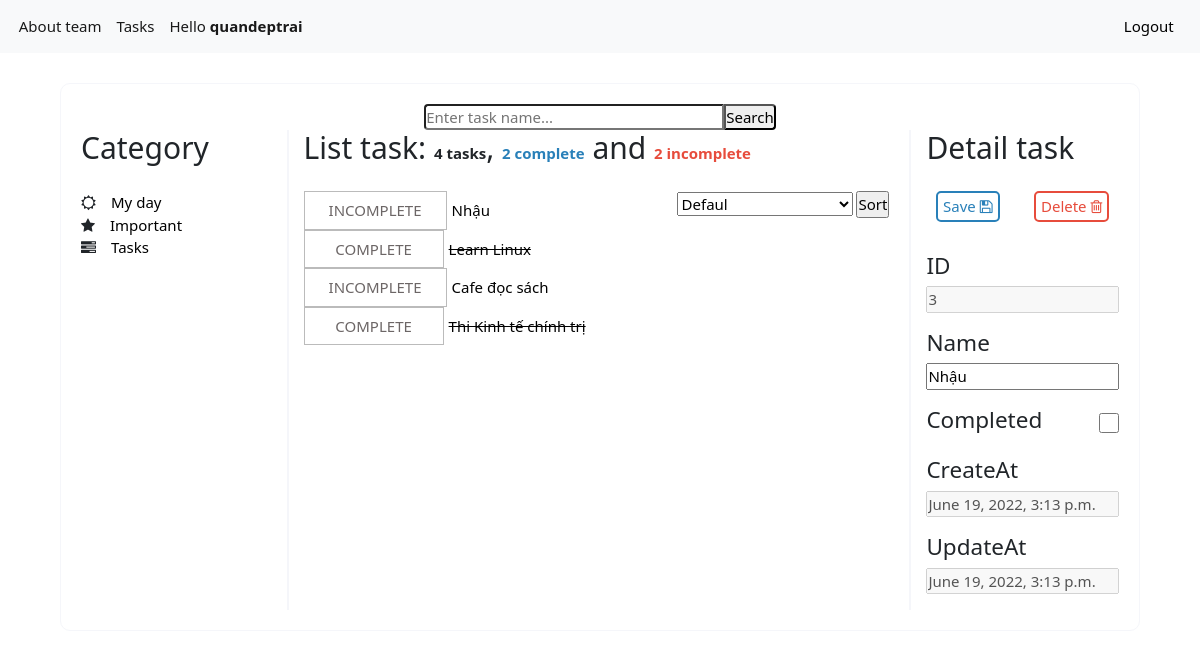
Page /list/3/3 (signed in) on the earlier database version.
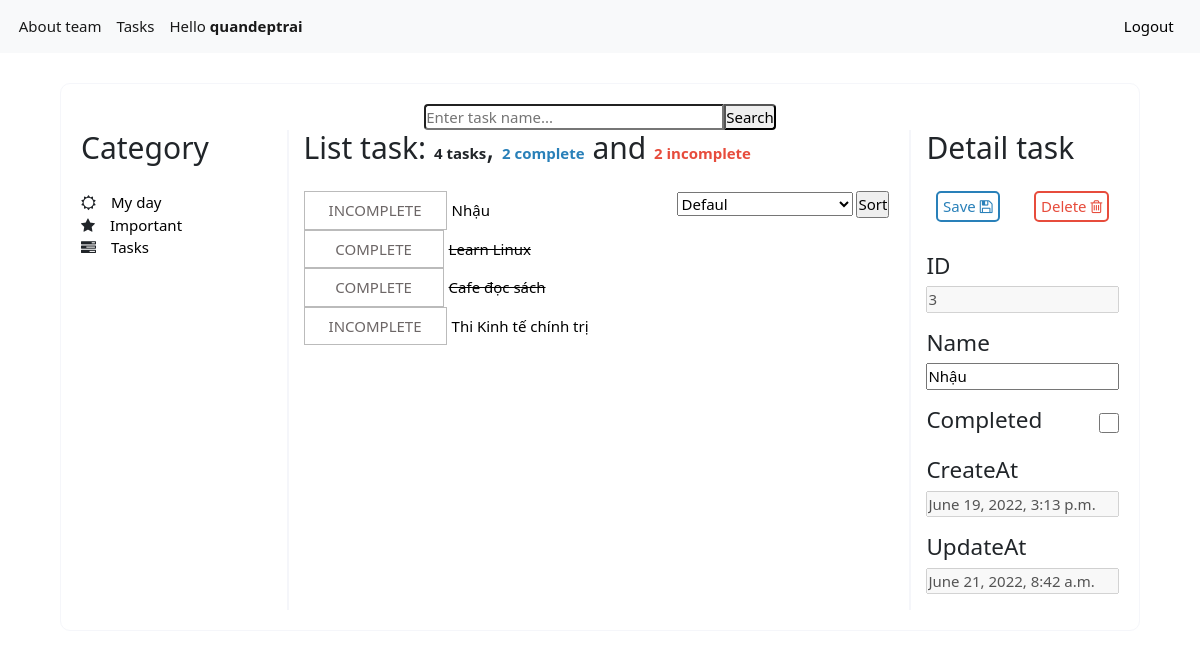
Same page on the later database version.
### tasks/models.py (models this page shows, shortened)
class Task(models.Model):
    user = models.ForeignKey(User,
                             on_delete=models.CASCADE,
                             null=True, blank=True)
    name = models.TextField(max_length=255)
    createdAt = models.DateTimeField(auto_now_add=True)
    updatedAt = models.DateTimeField(auto_now=True)
    complete = models.BooleanField(default=False)
    category = models.ForeignKey(Category,
                                   on_delete=models.CASCADE,
                                   blank=True, null=True)

### tasks/views.py (the view)
# urls.py: path('list/<int:category_id>/<int:task_id>', detail_view, name = 'detail'),
def detail_view(request, category_id, task_id):
    task = Task.objects.get(id=task_id)
    user = request.user if request.user.is_authenticated else None
    tasks = Task.objects.all()
    if category_id != 3:
        tasks = tasks.filter(category__id = category_id)
    tasks = tasks.filter(user=user)
    count_complete = tasks.filter(complete = True).count()
    count_incomplete = tasks.filter(complete = False).count()
    context = {
        'task': task,
        'tasks': tasks,
        'category_id': category_id,
        'count_complete': count_complete,
        'count_incomplete': count_incomplete,
    }
    return render(request, 'list.html', context)

### tasks/templates/list.html (shortened to what the changed rows need)
{%extends 'base.html'%} {%block body%}
<div class="list-form">
  <div class="main-list-task">
    <div class="category-task">
      <h2>Category</h2>
    </div>
    <div class="list-task">
      <h2 style="display: inline-block">
        List task: <b>{{tasks.count}} tasks</b>,
        <b style="color: #2980b9">{{count_complete}} complete</b> and
        <b style="color: #e74c3c">{{count_incomplete}} incomplete</b>
      </h2>
      <div>
        <div class="show-list">
          {% for task in tasks%}
          <div class="task">
            <form method="post">
              {% if task.complete %}
              <a
                href="/list/{{category_id}}/{{task.id}}/complete?{{keyword}}&{{typesort}}"
                style="border: 1px solid #bbbbbb;
                color: #6c6666;
                font-style: none;
                text-decoration: none;
                padding: 7px 24px;
                min-width: 140px;
                text-align: center;"
                >COMPLETE</a
              >
              <a
                href="/list/{{category_id}}/{{task.id}}"
                style="text-decoration-line: line-through; color: black"
                >{{task.name}}</a
              >
              {% else %}
              <a
                href="/list/{{category_id}}/{{task.id}}/complete?{{keyword}}&{{typesort}}"
                style="border: 1px solid #bbbbbb;
                color: #6c6666;
                font-style: none;
                text-decoration: none;
                padding: 7px 24px;
                min-width: 140px;
                text-align: center;"
                >INCOMPLETE</a
              >
              <a
              <a href="/list/{{category_id}}/{{task.id}}" style="text-decoration: none; color: black"
                >{{task.name}}</a
              >
              {% endif %}
            </form>
          </div>
          {% endfor %}
        </div>
      </div>
    </div>
    <div class="detail-task">
      <h2>Detail task</h2>
      {%if task%}
        <div class="detail" style="margin-top: 30px">
          <h4>ID</h4>
          <input type="text" name='id' value="{{task.id}}" style="margin-bottom: 16px; width: 100%;" disabled="disabled">
          <h4>Name</h4>
          <input type="text" name='id' value="{{task.name}}" style="margin-bottom: 16px; width: 100%;">
          <div style="display: flex; justify-content: space-between;  margin-bottom: 16px; align-items: center;">
            <h4 style="display: inline-block;">Completed</h4>
            {%if task.complete%}
            <input type="checkbox" name="iscomplete" value="{{task.complete}}" checked style="width: 20px; height: 20px;">
            {%else%}
            <input type="checkbox" name="iscomplete" value="{{task.complete}}" style="width: 20px; height: 20px;">
            {%endif%}
          </div>
          <h4>CreateAt</h4>
          <input type="text" name='id' value="{{task.createdAt}}" style="margin-bottom: 16px; width: 100%;"  disabled="disabled">
          <h4>UpdateAt</h4>
          <input type="text" name='id' value="{{task.updatedAt}}" style="margin-bottom: 16px; width: 100%;"  disabled="disabled">
        </div>
      {%endif%}
    </div>
  </div>
</div>
{% endblock %}

Differences in the rows shown:
changed Task "Nhậu": id "June 19, 2022, 3:13 p.m." → "June 21, 2022, 8:42 a.m."
changed Task "Cafe đọc sách": complete "INCOMPLETE" → "COMPLETE"
changed Task "Thi Kinh tế chính trị": complete "COMPLETE" → "INCOMPLETE"
